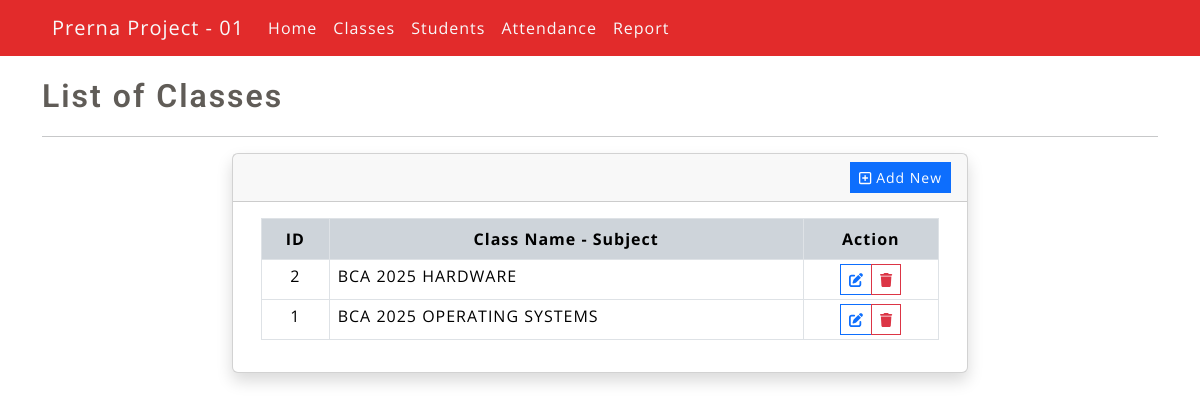
The page /?page=class_list on the database its author committed.
### tables this page shows
CREATE TABLE `class_tbl` (
  `id` int(11) NOT NULL,
  `name` text NOT NULL,
  `created_at` datetime NOT NULL DEFAULT current_timestamp(),
  `updated_at` datetime DEFAULT NULL ON UPDATE current_timestamp()
);

### classes/actions.class.php (called while the page is built, shortened)
<?php
class Actions{
    private $conn;
    function __construct(){
        require_once(realpath(__DIR__.'/../db-connect.php'));
        $this->conn = $conn;
    }
    public function list_class(){
        $sql = "SELECT * FROM `class_tbl` order by `name` ASC";
        $qry = $this->conn->query($sql);
        return $qry->fetch_all(MYSQLI_ASSOC);
    }
}

### pages/class_list.php (the view, shortened to what this page needs)
<div class="page-title mb-3">List of Classes</div>
<hr>
<?php
$classList = $actionClass->list_class();
?>
<div class="row justify-content-center">
    <div class="col-lg-8 col-md-10 col-sm-12 col-12">
        <div class="card shadow">
            <div class="card-header rounded-0">
                <div class="d-flex w-100 justify-content-end align-items-center">
                    <button class="btn btn-sm rounded-0 btn-primary" type="button" id="add_class"><i class="far fa-plus-square"></i> Add New</button>
                </div>
            </div>
            <div class="card-body rounded-0">
                <div class="container-fluid">
                    <div class="table-responsive">
                        <table class="table table-bordered table-hovered table-stripped">
                            <colgroup>
                                <col width="10%">
                                <col width="70%">
                                <col width="20%">
                            </colgroup>
                            <thead class="bg-dark-subtle">
                                <tr class="bg-transparent">
                                    <th class="bg-transparent text-center">ID</th>
                                    <th class="bg-transparent text-center">Class Name - Subject</th>
                                    <th class="bg-transparent text-center">Action</th>
                                </tr>
                            </thead>
                            <tbody>
                                <?php if(!empty($classList) && is_array($classList)): ?>
                                <?php foreach($classList as $row): ?>
                                    <tr>
                                        <td class="text-center px-2 py-1"><?= $row['id'] ?></td>
                                        <td class="px-2 py-1"><?= $row['name'] ?></td>
                                        <td class="text-center px-2 py-1">
                                            <div class="input-group input-group-sm justify-content-center">
                                                <button class="btn btn-sm btn-outline-primary rounded-0 edit_class" type="button" data-id="<?= $row['id'] ?>" title="Edit"><i class="fas fa-edit"></i></button>
                                                <button class="btn btn-sm btn-outline-danger rounded-0 delete_class" type="button" data-id="<?= $row['id'] ?>" title="Delete"><i class="fas fa-trash"></i></button>
                                            </div>
                                        </td>
                                    </tr>
                                <?php endforeach; ?>
                                <?php else: ?>
                                    <tr>
                                        <th class="text-center px-2 py-1" colspan="3">No data found.</th>
                                    </tr>
                                <?php endif; ?>
                            </tbody>
                        </table>
                    </div>
                </div>
            </div>
        </div>
    </div>
</div>

### assets/css/style.css (style rules this page uses)
:root { --font-orbiton: "Roboto", sans-serif; --font-ubuntu: "Open Sans", sans-serif; }
html, body { height: 100%; width: 100%; max-height: 100%; overflow: auto; background-color: #fff; }
* { font-family: var(--font-ubuntu); letter-spacing: 1px; }
body:not(.printable-receipt) { background-color: #fff; }
div.page-title, div.page-title * { font-size: 2rem; font-weight: 600; letter-spacing: 2px; color: #605c57; font-family: var(--font-orbiton); }

### rows shown on the page
class_tbl: id "2", name "BCA 2025 HARDWARE"
class_tbl: id "1", name "BCA 2025 OPERATING SYSTEMS"
